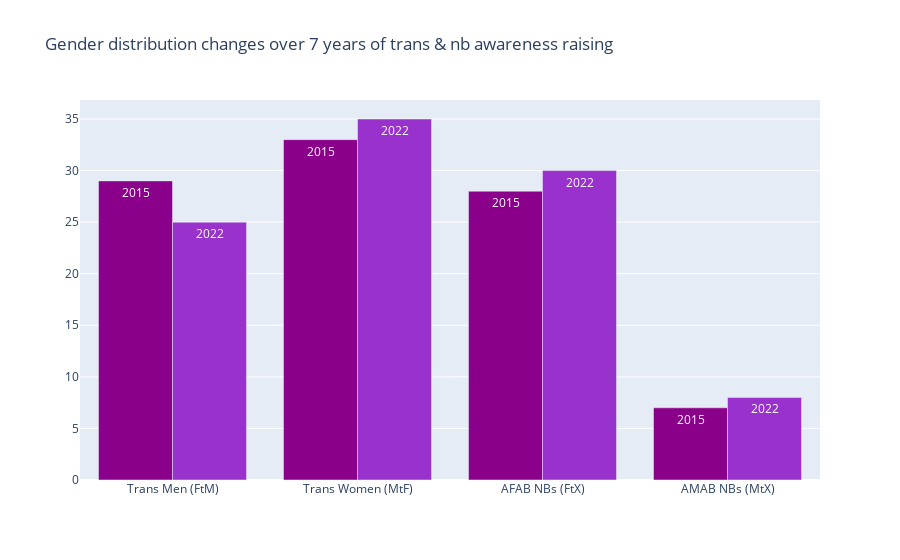

The code cell stored with this chart in its notebook:
### Code cell
# gender distribution changes over 7 years

genders = labels[:-1]

change_fig = go.Figure()
change_fig.add_trace(go.Bar(
    x=genders,
    y=trans_survey_df[2015],
    name='2015',
    marker_color='darkmagenta',
    text="2015"
))
change_fig.add_trace(go.Bar(
    x=genders,
    y=trans_survey_df[2022],
    name='2022',
    marker_color='darkorchid',
    text="2022"
))

change_fig.update_layout(barmode='group', showlegend=False, title="Gender distribution changes over 7 years of trans & nb awareness raising")
change_fig.show()

### Figure 1 — Plotly figure (JSON) as saved in the notebook; plotly's stock layout.template omitted (floating-point values rounded to 4 significant figures)
{"data": [{"marker": {"color": "darkmagenta"}, "name": "2015", "text": "2015", "type": "bar", "x": ["Trans Men (FtM)", "Trans Women (MtF)", "AFAB NBs (FtX)", "AMAB NBs (MtX)"], "y": [29, 33, 28, 7, 3]}, {"marker": {"color": "darkorchid"}, "name": "2022", "text": "2022", "type": "bar", "x": ["Trans Men (FtM)", "Trans Women (MtF)", "AFAB NBs (FtX)", "AMAB NBs (MtX)"], "y": [25, 35, 30, 8, 2]}], "layout": {"barmode": "group", "showlegend": false, "title": {"text": "Gender distribution changes over 7 years of trans & nb awareness raising"}}}
